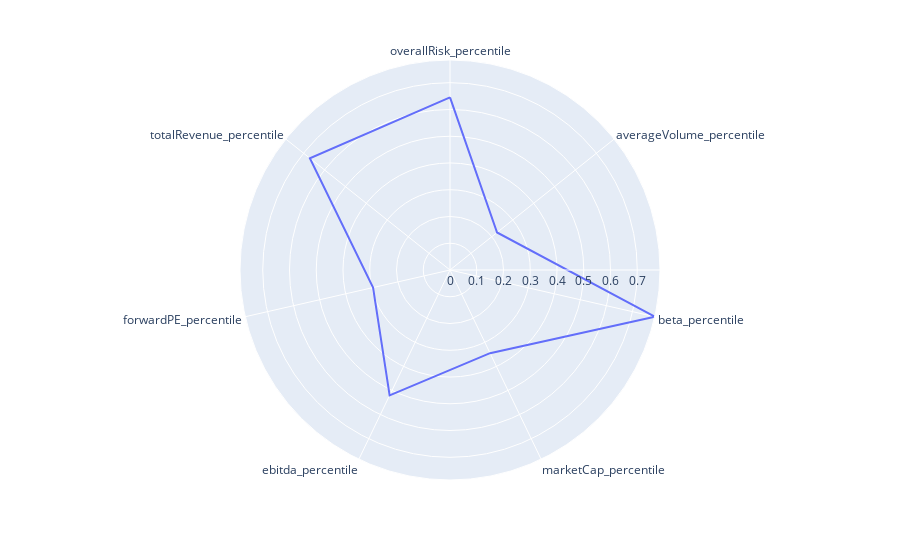

The notebook cell this image was saved under:
### Code cell
import plotly.express as px
fig = px.line_polar(df, r=ticker_to_plot, theta=df.index, line_close=True)
fig.show()

### Figure 1 — Plotly figure (JSON) as saved in the notebook; plotly's stock layout.template omitted (floating-point values rounded to 4 significant figures)
{"data": [{"hovertemplate": "SUL.AX=%{r}<br>index=%{theta}<extra></extra>", "legendgroup": "", "line": {"color": "#636efa", "dash": "solid"}, "marker": {"symbol": "circle"}, "mode": "lines", "name": "", "r": [0.645, 0.225, 0.785, 0.345, 0.52, 0.295, 0.67, 0.645], "showlegend": false, "subplot": "polar", "theta": ["overallRisk_percentile", "averageVolume_percentile", "beta_percentile", "marketCap_percentile", "ebitda_percentile", "forwardPE_percentile", "totalRevenue_percentile", "overallRisk_percentile"], "type": "scatterpolar"}], "layout": {"legend": {"tracegroupgap": 0}, "margin": {"t": 60}, "polar": {"angularaxis": {"direction": "clockwise", "rotation": 90}, "domain": {"x": [0, 1], "y": [0, 1]}}}}
